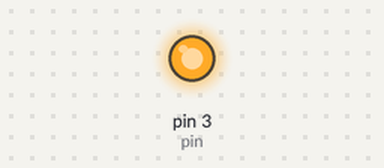
The sketch below on a simulated Arduino Uno, built with avr-gcc and run on an emulated ATmega328P. On the bench: output pins drawn as LEDs (lit = HIGH).

Above: at 0.1 s.
At 3.1 s:
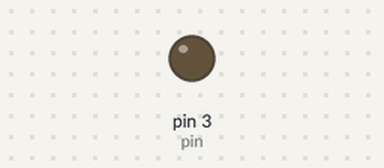
Timing chart, 0 to 4.6 s (numbered marks = the images above):
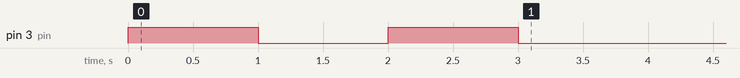

The sketch:

sketch_nov03a.ino
```cpp
int pin=3;
//Quiz
void setup() {
  int i;
  pinMode(pin,OUTPUT);

  for(i=0;i<2;i++){

  digitalWrite(pin,HIGH);
  delay(1000);
  digitalWrite(pin,LOW);
  delay(1000);

    }
}

void loop() {


}
```
